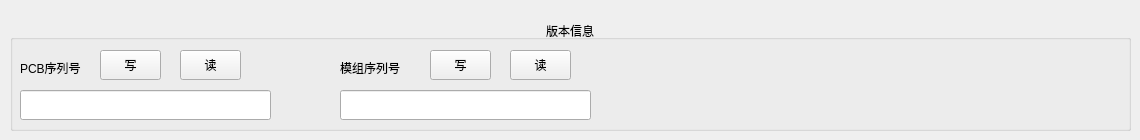
    <widget class="QWidget" name="tab_2">
     <attribute name="title">
      <string>版本信息</string>
     </attribute>
     <widget class="QGroupBox" name="bmsGroupBox_6">
      <property name="geometry">
       <rect>
        <x>10</x>
        <y>20</y>
        <width>1121</width>
        <height>111</height>
       </rect>
      </property>
      <property name="sizePolicy">
       <sizepolicy hsizetype="Preferred" vsizetype="Preferred">
        <horstretch>0</horstretch>
        <verstretch>0</verstretch>
       </sizepolicy>
      </property>
      <property name="maximumSize">
       <size>
        <width>16777215</width>
        <height>16777215</height>
       </size>
      </property>
      <property name="title">
       <string>版本信息</string>
      </property>
      <property name="alignment">
       <set>Qt::AlignCenter</set>
      </property>
      <widget class="QLabel" name="label_68">
       <property name="geometry">
        <rect>
         <x>10</x>
         <y>40</y>
         <width>68</width>
         <height>16</height>
        </rect>
       </property>
       <property name="text">
        <string>PCB序列号</string>
       </property>
      </widget>
      <widget class="QPushButton" name="button_writepcbsn">
       <property name="geometry">
        <rect>
         <x>90</x>
         <y>30</y>
         <width>61</width>
         <height>30</height>
        </rect>
       </property>
       <property name="minimumSize">
        <size>
         <width>50</width>
         <height>30</height>
        </size>
       </property>
       <property name="text">
        <string>写</string>
       </property>
      </widget>
      <widget class="QPushButton" name="button_readpcbsn">
       <property name="geometry">
        <rect>
         <x>170</x>
         <y>30</y>
         <width>61</width>
         <height>30</height>
        </rect>
       </property>
       <property name="minimumSize">
        <size>
         <width>50</width>
         <height>30</height>
        </size>
       </property>
       <property name="text">
        <string>读</string>
       </property>
      </widget>
      <widget class="QLineEdit" name="lineedit_pcbsn">
       <property name="geometry">
        <rect>
         <x>10</x>
         <y>70</y>
         <width>251</width>
         <height>30</height>
        </rect>
       </property>
       <property name="minimumSize">
        <size>
         <width>0</width>
         <height>30</height>
        </size>
       </property>
       <property name="text">
        <string/>
       </property>
      </widget>
      <widget class="QPushButton" name="button_writemodulesn">
       <property name="geometry">
        <rect>
         <x>420</x>
         <y>30</y>
         <width>61</width>
         <height>30</height>
        </rect>
       </property>
       <property name="minimumSize">
        <size>
         <width>50</width>
         <height>30</height>
        </size>
       </property>
       <property name="text">
        <string>写</string>
       </property>
      </widget>
      <widget class="QPushButton" name="button_readmodulesn">
       <property name="geometry">
        <rect>
         <x>500</x>
         <y>30</y>
         <width>61</width>
         <height>30</height>
        </rect>
       </property>
       <property name="minimumSize">
        <size>
         <width>50</width>
         <height>30</height>
        </size>
       </property>
       <property name="text">
        <string>读</string>
       </property>
      </widget>
      <widget class="QLineEdit" name="lineedit_modulesn">
       <property name="geometry">
        <rect>
         <x>330</x>
         <y>70</y>
         <width>251</width>
         <height>30</height>
        </rect>
       </property>
       <property name="minimumSize">
        <size>
         <width>0</width>
         <height>30</height>
        </size>
       </property>
       <property name="text">
        <string/>
       </property>
      </widget>
      <widget class="QLabel" name="label_69">
       <property name="geometry">
        <rect>
         <x>330</x>
         <y>40</y>
         <width>81</width>
         <height>16</height>
        </rect>
       </property>
       <property name="text">
        <string>模组序列号</string>
       </property>
      </widget>
     </widget>
    </widget>
